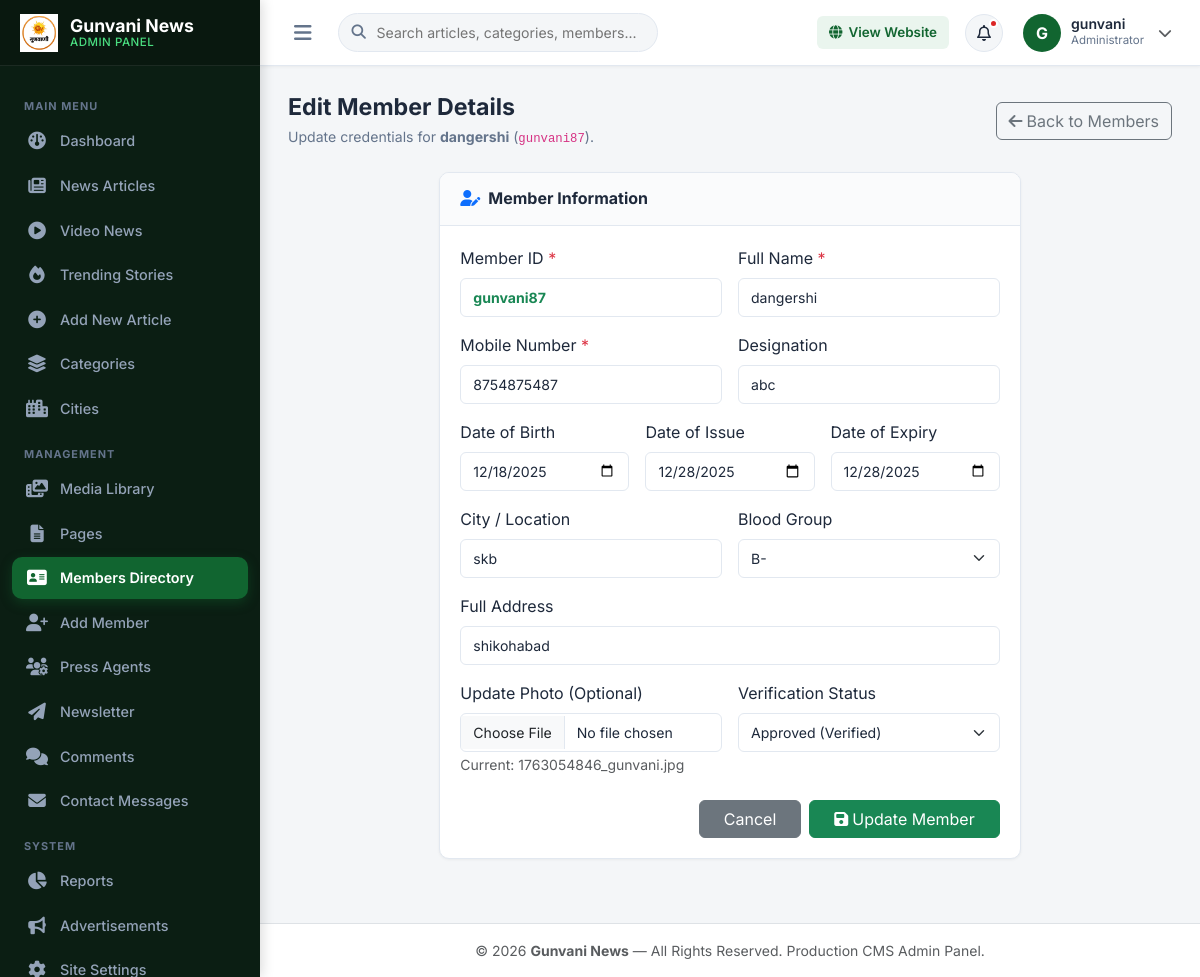
/admin/edit_members.php?id=4 (signed in), run on the app's committed database.
### tables this page shows
CREATE TABLE `members` (
  `id` int(11) NOT NULL,
  `member_id` varchar(20) NOT NULL,
  `name` varchar(100) NOT NULL,
  `dob` varchar(255) NOT NULL,
  `doi` varchar(255) NOT NULL,
  `doe` varchar(255) NOT NULL,
  `mobile` varchar(15) DEFAULT NULL,
  `address` text DEFAULT NULL,
  `location` varchar(255) NOT NULL,
  `blood_group` varchar(10) DEFAULT NULL,
  `designation` varchar(100) DEFAULT NULL,
  `photo` varchar(255) DEFAULT NULL,
  `qr` varchar(255) NOT NULL,
  `created_at` datetime DEFAULT current_timestamp()
);

### admin/edit_members.php (the view, shortened to what this page needs)
<?php
require_once 'db.php';
$id = (int)($_GET['id'] ?? 0);
$stmt = $pdo->prepare("SELECT * FROM members WHERE id = ?");
$stmt->execute([$id]);
$member = $stmt->fetch(PDO::FETCH_ASSOC);
require_once 'admin_header.php';
?>
<div class="page-header">
    <div class="page-title-box">
        <h1>Edit Member Details</h1>
        <p>Update credentials for <strong><?= htmlspecialchars($member['name']) ?></strong> (<code><?= htmlspecialchars($member['member_id']) ?></code>).</p>
    </div>
    <div>
        <a href="members.php" class="btn btn-outline-secondary">
            <i class="fa-solid fa-arrow-left me-1"></i>Back to Members
        </a>
    </div>
</div>
<div class="row justify-content-center">
    <div class="col-lg-8">
        <div class="admin-card">
            <div class="admin-card-header">
                <h5><i class="fa-solid fa-user-pen me-2 text-primary"></i>Member Information</h5>
            </div>
            <div class="admin-card-body">
                <form method="POST" enctype="multipart/form-data">
                    <div class="row g-3 mb-3">
                        <div class="col-md-6">
                            <label class="form-label font-weight-bold">Member ID <span class="text-danger">*</span></label>
                            <input type="text" name="member_id" class="form-control form-control-admin fw-bold text-success" value="<?= htmlspecialchars($member['member_id']) ?>" required>
                        </div>
                        <div class="col-md-6">
                            <label class="form-label font-weight-bold">Full Name <span class="text-danger">*</span></label>
                            <input type="text" name="name" class="form-control form-control-admin" required value="<?= htmlspecialchars($member['name']) ?>">
                        </div>
                    </div>
                    <div class="row g-3 mb-3">
                        <div class="col-md-6">
                            <label class="form-label font-weight-bold">Mobile Number <span class="text-danger">*</span></label>
                            <input type="text" name="mobile" class="form-control form-control-admin" required value="<?= htmlspecialchars($member['mobile']) ?>">
                        </div>
                        <div class="col-md-6">
                            <label class="form-label font-weight-bold">Designation</label>
                            <input type="text" name="designation" class="form-control form-control-admin" value="<?= htmlspecialchars($member['designation']) ?>">
                        </div>
                    </div>
                    <div class="row g-3 mb-3">
                        <div class="col-md-4">
                            <label class="form-label font-weight-bold">Date of Birth</label>
                            <input type="date" name="dob" class="form-control form-control-admin" value="<?= htmlspecialchars($member['dob'] ?? '') ?>">
                        </div>
                        <div class="col-md-4">
                            <label class="form-label font-weight-bold">Date of Issue</label>
                            <input type="date" name="doi" class="form-control form-control-admin" value="<?= htmlspecialchars($member['doi'] ?? '') ?>">
                        </div>
                        <div class="col-md-4">
                            <label class="form-label font-weight-bold">Date of Expiry</label>
                            <input type="date" name="doe" class="form-control form-control-admin" value="<?= htmlspecialchars($member['doe'] ?? '') ?>">
                        </div>
                    </div>
                    <div class="row g-3 mb-3">
                        <div class="col-md-6">
                            <label class="form-label font-weight-bold">City / Location</label>
                            <input type="text" name="location" class="form-control form-control-admin" value="<?= htmlspecialchars($member['location'] ?? '') ?>">
                        </div>
                        <div class="col-md-6">
                            <label class="form-label font-weight-bold">Blood Group</label>
                            <select name="blood" class="form-select form-control-admin">
                                <?php foreach (['A+', 'A-', 'B+', 'B-', 'O+', 'O-', 'AB+', 'AB-'] as $bg): ?>
                                    <option value="<?= $bg ?>" <?= ($member['blood_group'] ?? '') === $bg ? 'selected' : '' ?>><?= $bg ?></option>
                                <?php endforeach; ?>
                            </select>
                        </div>
                    </div>
                    <div class="mb-3">
                        <label class="form-label font-weight-bold">Full Address</label>
                        <input type="text" name="address" class="form-control form-control-admin" value="<?= htmlspecialchars($member['address'] ?? '') ?>">
                    </div>
                    <div class="row g-3 mb-4">
                        <div class="col-md-6">
                            <label class="form-label font-weight-bold">Update Photo (Optional)</label>
                            <input type="file" name="photo" class="form-control form-control-admin" accept="image/*">
                            <?php if (!empty($member['photo'])): ?>
                                <small class="text-muted">Current: <?= htmlspecialchars($member['photo']) ?></small>
                            <?php endif; ?>
                        </div>
                        <div class="col-md-6">
                            <label class="form-label font-weight-bold">Verification Status</label>
                            <select name="status" class="form-select form-control-admin">
                                <option value="approved" <?= ($member['status'] ?? '') === 'approved' || ($member['status'] ?? '') === 'active' ? 'selected' : '' ?>>Approved (Verified)</option>
                            </select>
                        </div>
                    </div>
                    <div class="d-flex justify-content-end gap-2">
                        <a href="members.php" class="btn btn-secondary px-4">Cancel</a>
                        <button type="submit" class="btn btn-success px-4 font-weight-bold">
                            <i class="fa-solid fa-save me-1"></i>Update Member
                        </button>
                    </div>
                </form>
            </div>
        </div>
    </div>
</div>
<?php require_once 'admin_footer.php'; ?>

### admin/admin_style.css (style rules this page uses)
:root { --admin-primary: #116530; --admin-primary-dark: #093b21; --admin-primary-light: #eaf5ee; --admin-accent: #d97706; --admin-accent-light: #fef3c7; --admin-danger: #dc2626; --admin-danger-light: #fee2e2; --admin-success: #16a34a; --admin-success-light: #dcfce7; --admin-info: #0284c7; --admin-info-light: #e0f2fe; --admin-bg: #f4f6f8; --admin-card-bg: #ffffff; --admin-border: #e2e8f0; --admin-text-main: #1e293b; --admin-text-muted: #64748b; --sidebar-width: 260px; --sidebar-collapsed-width: 78px; --topbar-height: 66px; --radius-sm: 6px; --radius-md: 10px; --radius-lg: 16px; --shadow-sm: 0 1px 3px rgba(0,0,0,0.05); --shadow-md: 0 4px 12px rgba(0,0,0,0.06); --shadow-lg: 0 10px 25px rgba(0,0,0,0.08); }
body.admin-body { font-family: 'Inter', sans-serif; background-color: var(--admin-bg); color: var(--admin-text-main); margin: 0; padding: 0; min-height: 100vh; display: flex; overflow-x: hidden; }
.page-header { display: flex; flex-wrap: wrap; align-items: center; justify-content: space-between; gap: 16px; margin-bottom: 24px; }
.page-title-box h1 { font-size: 1.45rem; font-weight: 700; color: var(--admin-text-main); margin: 0 0 4px 0; }
.page-title-box p { font-size: 0.88rem; color: var(--admin-text-muted); margin: 0; }
.admin-card { background: var(--admin-card-bg); border-radius: var(--radius-md); border: 1px solid var(--admin-border); box-shadow: var(--shadow-sm); margin-bottom: 24px; overflow: hidden; }
.admin-card-header { padding: 16px 20px; border-bottom: 1px solid var(--admin-border); display: flex; align-items: center; justify-content: space-between; background: #fafbfc; }
.admin-card-header h5 { font-size: 1rem; font-weight: 700; margin: 0; color: var(--admin-text-main); }
.admin-card-body { padding: 20px; }
.form-control-admin, .form-select-admin { padding: 8px 12px; font-size: 0.88rem; border-radius: var(--radius-sm); border: 1px solid var(--admin-border); background-color: #ffffff; color: var(--admin-text-main); outline: none; transition: border-color 0.2s ease, box-shadow 0.2s ease; }

### data on the page
members: name "dangershi", member "gunvani87", member_id "gunvani87", mobile "8754875487", designation "abc", dob "12/18/2025", doi "12/28/2025", doe "12/28/2025", location "skb", blood "B-", address "shikohabad", photo "1763054846_gunvani.jpg"

### other printed values
substr($adminUser, 0, 1) "G"
$adminUser "gunvani"
